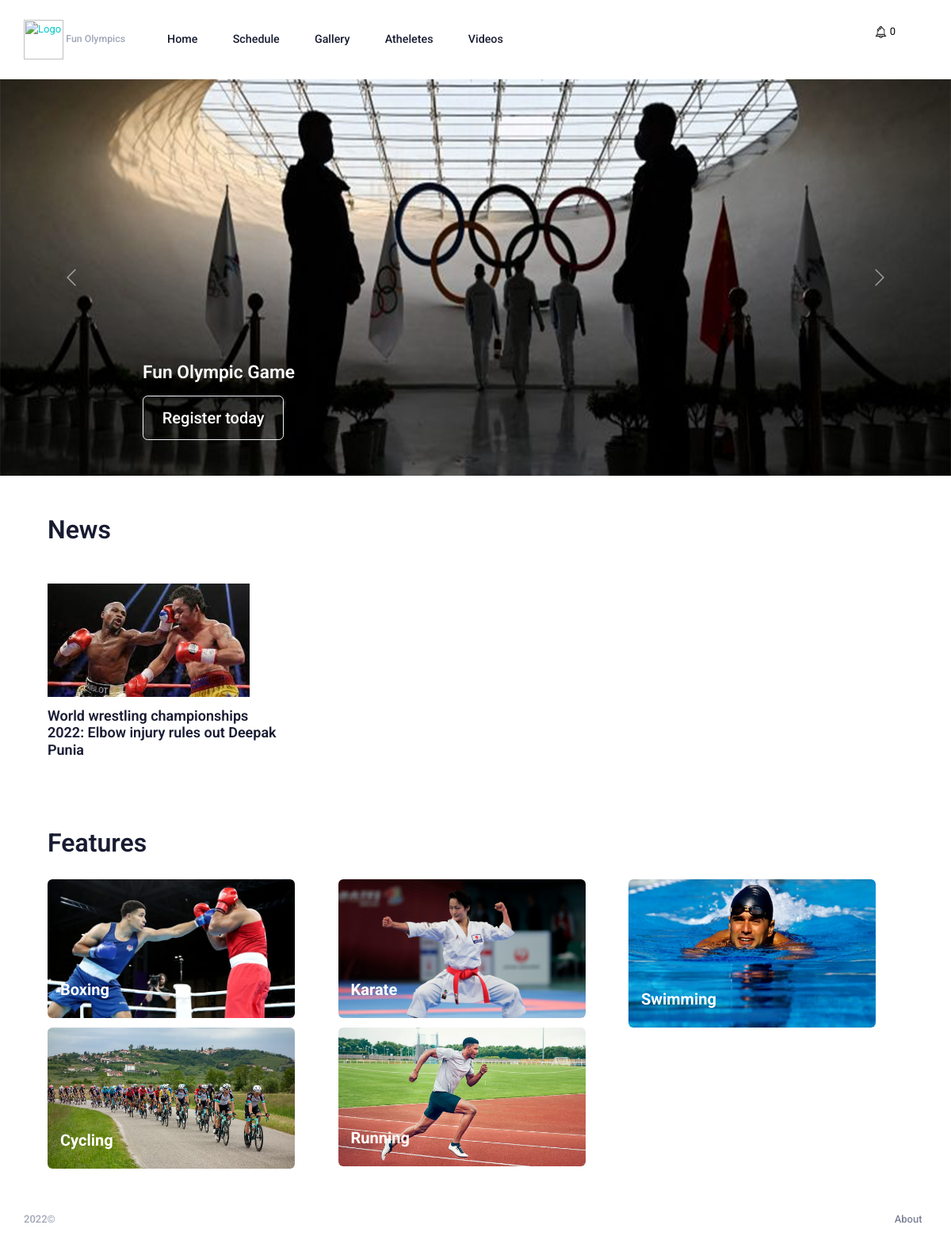
The page / on the database its author committed.
### home/models.py (models this page shows, shortened)
class News(models.Model):
    title = models.CharField(max_length=255, null=True)
    image = models.ImageField(upload_to='news/')
    created_at = models.DateTimeField(auto_now_add=True)
    class Meta:
        verbose_name_plural = "News"

class Features(models.Model):
    title = models.CharField(max_length=225, null=True)
    image = models.ImageField(upload_to='feat/images/')
    class Meta:
        verbose_name_plural = "Features"

### home/views.py (the view)
# urls.py: path("", HomeView.as_view(), name="home"),
class HomeView(View):
    def get(self, request):
        feat = Features.objects.all()
        context = {
            'feat': feat
        }
        return render(request, 'home/home.html', context)

### home/context_processors.py (called while the page is built)
def get_notifications(request):
    try:
        user = request.user
        notification = Notification.objects.filter(user=user)
        count = notification.count()
    except Exception:
        notification = ""
        count = 0
    return {
        'noti_count': count,
        'noti_data' : notification
    }

def get_news(request):
    news = News.objects.all().order_by('-id')
    return {'news':news}

### templates/home/home.html (shortened to what this page needs)
{% extends "home/base.html" %}
{% load static %}
{% block content %}
<div id="myCarousel" class="carousel slide" data-bs-ride="carousel">
    <div class="carousel-inner">
        <div class="carousel-item active">
            <div id="carouselExampleControls" class="carousel slide" data-ride="carousel">
                <div class="carousel-inner">
                    <div class="carousel-item active">
                    </div>
                    <div class="carousel-item active">
                        <img class="d-block w-100" src="/media/static/img/Untitled-1.png" alt="First slide"
                            height="500">
                    </div>
                </div>
                <a class="carousel-control-prev" href="#carouselExampleControls" role="button" data-slide="prev">
                    <span class="carousel-control-prev-icon" aria-hidden="true"></span>
                </a>
                <a class="carousel-control-next" href="#carouselExampleControls" role="button" data-slide="next">
                    <span class="carousel-control-next-icon" aria-hidden="true"></span>
                </a>
            </div>
            <div class="">
                <div class="carousel-caption text-start">
                    <h1 class="text-white mb-5">Fun Olympic Game</h1>
                    {% if request.user.is_authenticated %}
                    <p><a class="btn btn-lg border text-white" style="font-size: 20px;" href="{% url 'video' %}">Let's
                            have fun</a></p>
                    {% else %}
                    <p><a class="btn btn-lg border text-white" style="font-size: 20px;"
                            href="{% url 'signup' %}">Register today</a></p>
                    {% endif %}
                </div>
            </div>
        </div>
    </div>
</div>
<div class="mt-15 mb-10">
    <div class="container">
        <h4 style="font-size: 32px;">News</h4>
        <div class="mt-10">
            <div class="row">
                {% for data in news %}
                <div class="col-3">
                    <img class="img-fluid mt-5" src="{{data.image.url}}" width="300">
                    <h5 class="mt-4" style="font-size: 18px; width: 300px; ">{{data.title}}</h5>
                </div>
                {% endfor %}
            </div>
        </div>
    </div>
</div>
<div class="mt-15 mb-10">
    <div class="container">
        <h4 style="font-size: 32px;">Features</h4>
        <div class="mt-8">
            <div class="row">
                {% for data in feat %}
                <div class="col-4">
                    <div style="position: relative;">
                        <img src="{{data.image.url}}" alt="" srcset="" class="rounded" width="90%">
                        <p class="text-white"
                            style="font-weight: bold;  position: absolute; font-size: 20px; bottom: 8px; left: 16px;">
                            {{data.title}}
                        </p>
                    </div>
                </div>
                {% endfor %}
            </div>
        </div>
    </div>
</div>
{% endblock %}

### rows shown on the page
News: image (picture), title "World wrestling championships 2022: Elbow injury rules out Deepak Punia"
Features: image (picture), title "Boxing"
Features: image (picture), title "Karate"
Features: image (picture), title "Swimming"
Features: image (picture), title "Cycling"
Features: image (picture), title "Running"

### other values the page prints
{{ noti_count }} "0"
